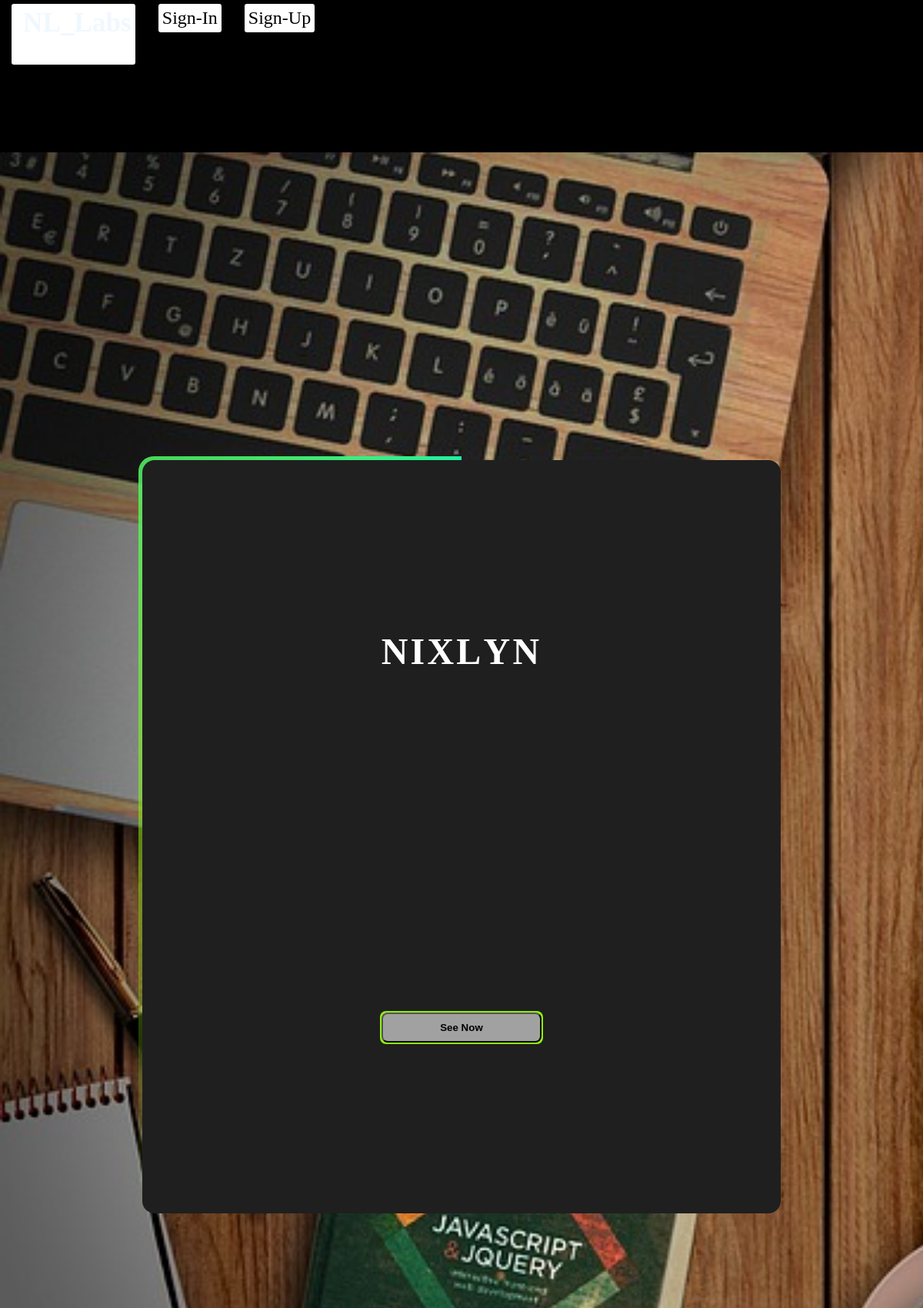
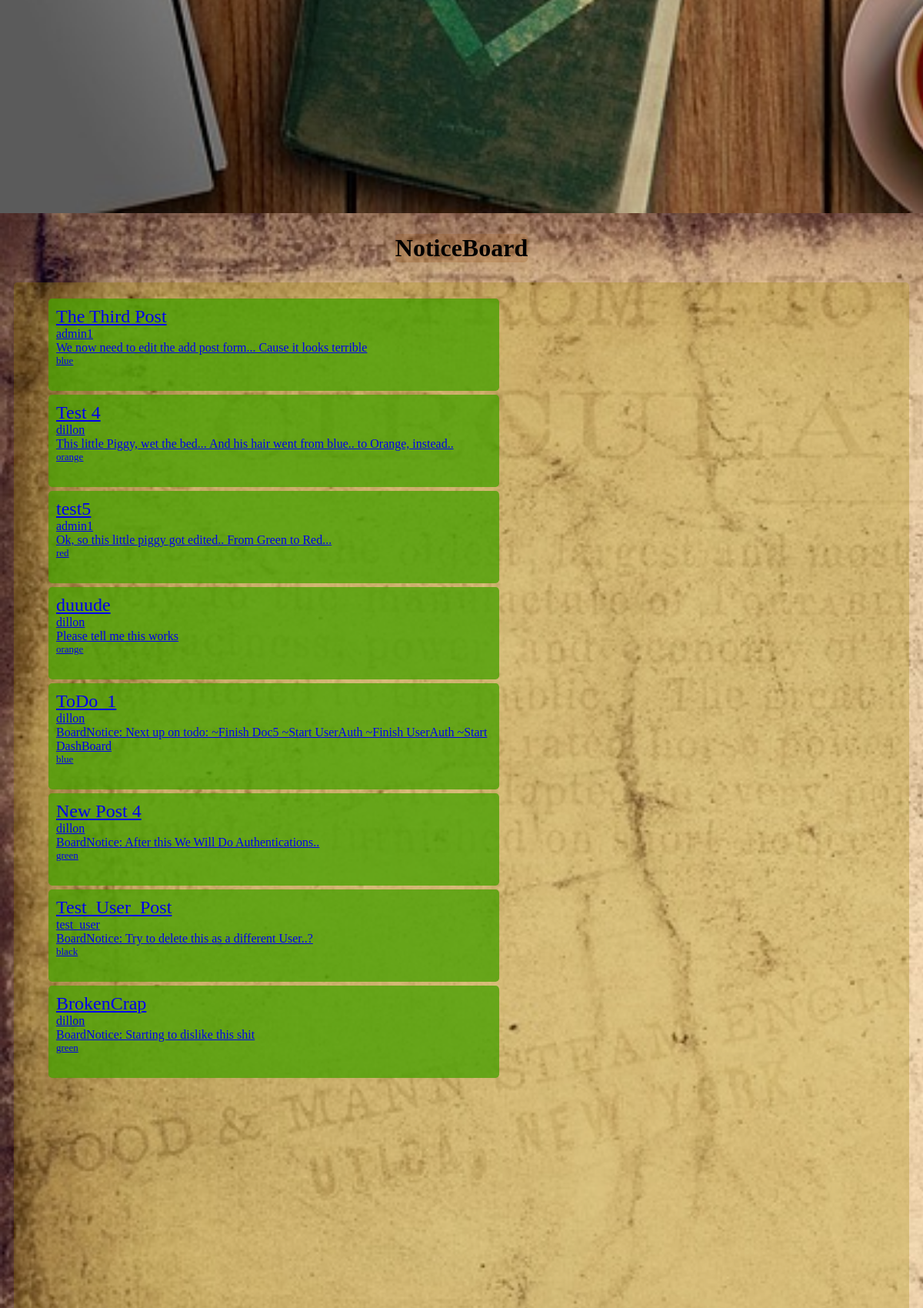
The page / (upper part) on the database its author committed (2 pictures, top to bottom).
### homepage/models.py (models this page shows, shortened)
class Post(models.Model):
    title       = models.CharField(max_length=25)
    author      = models.ForeignKey(User, on_delete=models.CASCADE)
    color       = models.CharField(max_length=6, choices=COLOR_CHOICES, default='green')
    body        = models.TextField(max_length=255, default="BoardNotice: ")
    add_on      = models.CharField(max_length=50, default="SideNote: ")
    date_made   = models.DateField(auto_now_add=True)

### homepage/views.py (the view)
# urls.py: path('',                        HomeView.as_view(),             name='homepage'),
class HomeView(ListView):
    model           = Post
    template_name   = 'homepage.html'

### homepage/templates/homepage.html
{% extends 'base.html' %}
{% block content %}
    {% load static %}
    {% include 'main.html' %}
    {% include 'noticeboard.html' %}
{% endblock %}

### homepage/templates/noticeboard.html
{% block content %}
{% load static %}
<link rel="stylesheet" href="{% static '../static/css/posts.css' %}"/>
<section class="post_sect">
    <h1 class="post_head_line">
        NoticeBoard
    </h1>
    <div class="post_box">
        <ul class="post_list" >
            {% for post in object_list %}
                <li class="post_block">
                    <a class="post_click" href="{% url 'article-details' post.pk %}" >
                        <div class="post_title"> {{ post.title }}       </div>
                        <div class="post_author">{{ post.author }}      </div>
                        <div class="post_body">  {{ post.body }}        </div>
                        <div class="post_color"> {{ post.color }}       </div>
                        <br>
                    </a>
                </li>
            {% endfor %}
            <br>
        </ul>
    </div>
</section>
{% endblock %}

### homepage/static/css/base.css (style rules this page uses)
body { background-color: rgba(0, 0, 0, 0); left: 0; top: 0; margin: 0 0; width: 100vw; }
section { height: 100vh; width: 100vw; }

### homepage/static/css/posts.css (style rules this page uses)
.post_sect { width: 100vw; height: 100vh; background-image: url('../pics/vinatage_1.jpg'); background-size: cover; background-repeat: no-repeat; display: flex; flex-direction: column; align-items: center; overflow: scroll; }
.post_head_line { border: 0; background-color: rgba(156, 85, 19, 0.226); border-radius: 0.3rem; font-size: xx-large; text-decoration: none; }
.post_box { width: 97%; height: 85%; border-radius: 0.3rem; background-color: rgba(161, 137, 0, 0.288); border-radius: 0.3rem; text-decoration: none; display: flex; overflow: scroll; }
.post_list { border: 0; background-color: rgba(161, 161, 0, 0); }
.post_block { width: 85%; padding: 10px 10px; margin: 5px 5px; border-radius: 0.2rem; background-color: rgba(72, 161, 0, 0.781); border-radius: 0.3rem; display: flex; flex-direction: column; }
.post_click { border-radius: 50px; background-color: rgba(0, 161, 0, 0); border-radius: 0.3rem; font-size: large; }
.post_title { font-size: x-large; text-decoration: none; }
.post_author { font-size: medium; text-decoration: none; }
.post_body { font-size: medium; text-decoration: none; }
.post_color { font-size: small; text-decoration: none; }

### rows shown on the page
Post: title "The Third Post", author "admin1", body "We now need to edit the add post form... Cause it looks terrible", color "blue"
Post: title "Test 4", author "dillon", body "This little Piggy, wet the bed... And his hair went from blue.. to Orange, instead..", color "orange"
Post: title "test5", author "admin1", body "Ok, so this little piggy got edited.. From Green to Red...", color "red"
Post: title "duuude", author "dillon", body "Please tell me this works", color "orange"
Post: title "ToDo_1", author "dillon", body "BoardNotice: Next up on todo: ~Finish Doc5 ~Start UserAuth ~Finish UserAuth ~Start DashBoard", color "blue"
Post: title "New Post 4", author "dillon", body "BoardNotice: After this We Will Do Authentications..", color "green"
Post: title "Test_User_Post", author "test_user", body "BoardNotice: Try to delete this as a different User..?", color "black"
Post: title "BrokenCrap", author "dillon", body "BoardNotice: Starting to dislike this shit", color "green"
